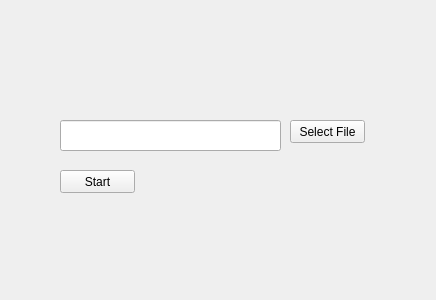
<?xml version="1.0" encoding="UTF-8"?>
<ui version="4.0">
 <class>Widget</class>
 <widget class="QWidget" name="Widget">
  <property name="geometry">
   <rect>
    <x>0</x>
    <y>0</y>
    <width>436</width>
    <height>300</height>
   </rect>
  </property>
  <property name="windowTitle">
   <string>Widget</string>
  </property>
  <widget class="QLineEdit" name="lineEdit">
   <property name="geometry">
    <rect>
     <x>60</x>
     <y>120</y>
     <width>221</width>
     <height>31</height>
    </rect>
   </property>
  </widget>
  <widget class="QWidget" name="widget" native="true">
   <property name="geometry">
    <rect>
     <x>60</x>
     <y>10</y>
     <width>120</width>
     <height>80</height>
    </rect>
   </property>
  </widget>
  <widget class="QPushButton" name="pushButton">
   <property name="geometry">
    <rect>
     <x>60</x>
     <y>170</y>
     <width>75</width>
     <height>23</height>
    </rect>
   </property>
   <property name="text">
    <string>Start</string>
   </property>
  </widget>
  <widget class="QPushButton" name="pushButton_2">
   <property name="geometry">
    <rect>
     <x>290</x>
     <y>120</y>
     <width>75</width>
     <height>23</height>
    </rect>
   </property>
   <property name="text">
    <string>Select File</string>
   </property>
  </widget>
 </widget>
 <layoutdefault spacing="6" margin="11"/>
 <resources/>
 <connections/>
</ui>
